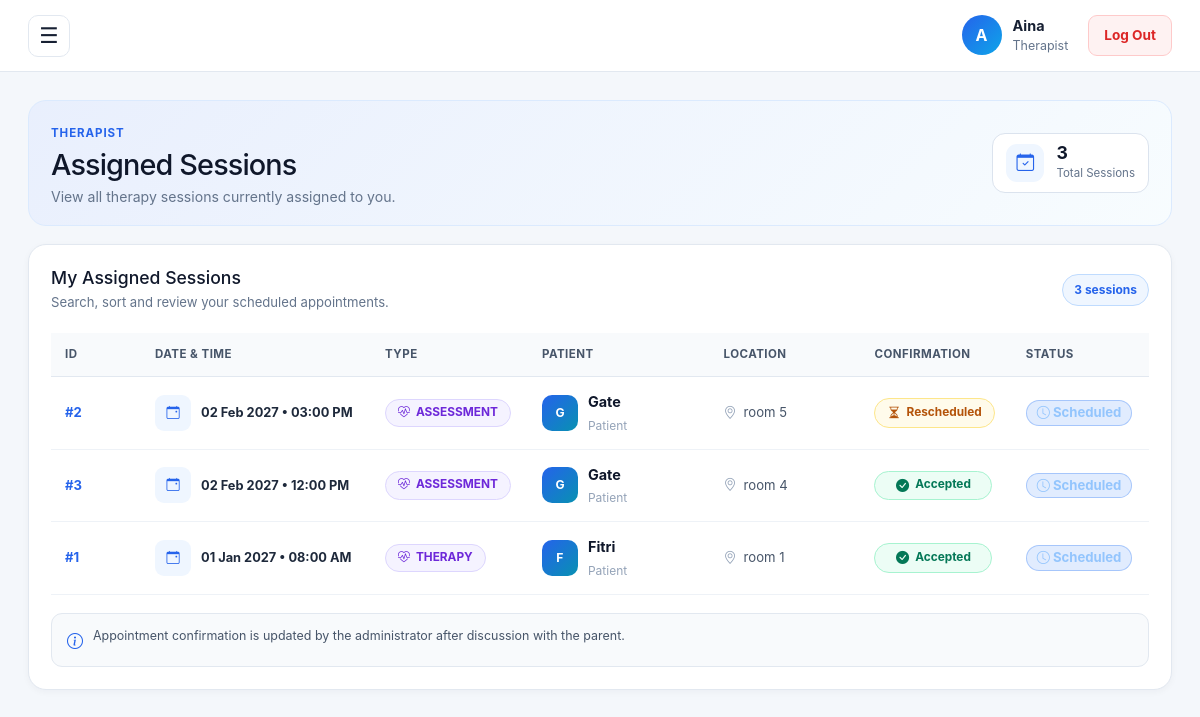
Before: /therapist/sessions (signed in) with the older database file.
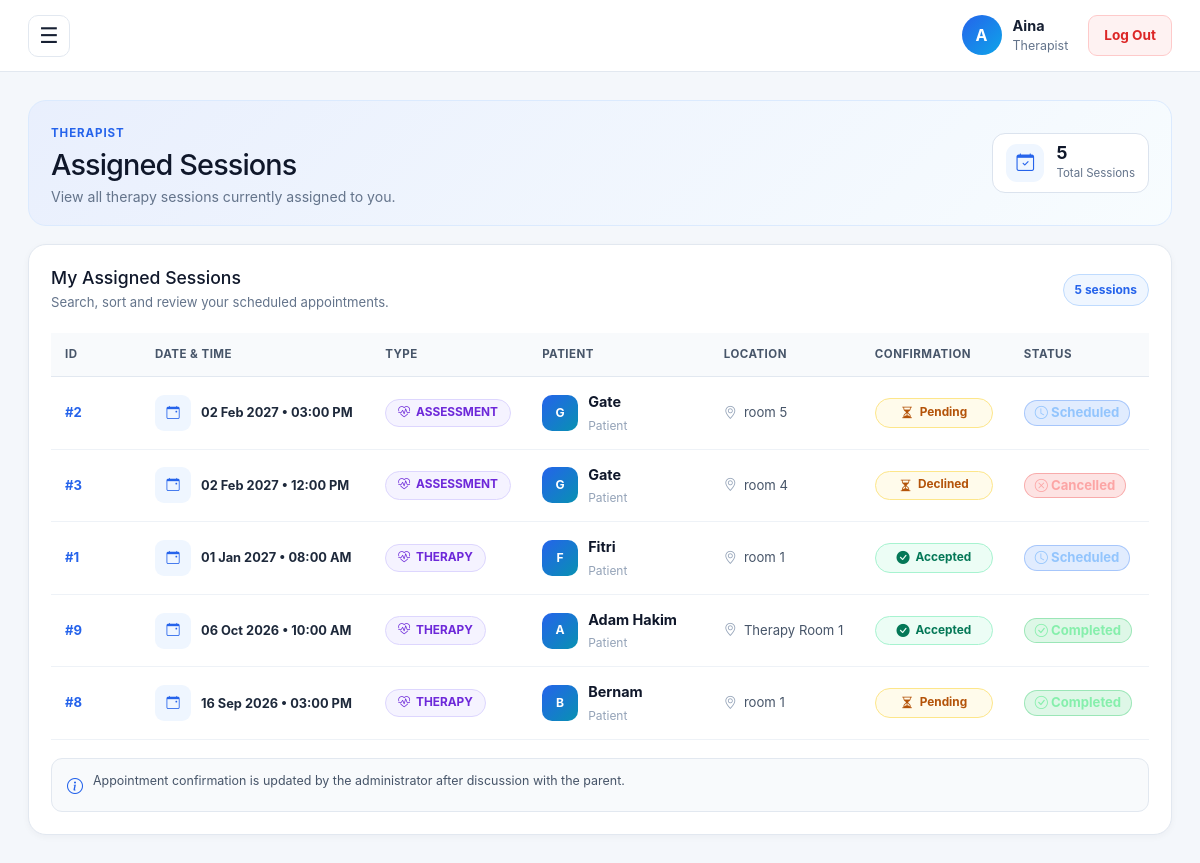
After: the same page with the newer database file.
### tables this page shows
CREATE TABLE appointments (
        appointment_id INTEGER PRIMARY KEY AUTOINCREMENT,
        client_id INTEGER NOT NULL,
        therapist_user_id INTEGER NOT NULL,
        appointment_type TEXT NOT NULL CHECK(appointment_type IN ('THERAPY','ASSESSMENT')) DEFAULT 'THERAPY',
        date_time TEXT NOT NULL,
        location TEXT,
        status TEXT NOT NULL CHECK(status IN ('Scheduled','Cancelled','Completed')) DEFAULT 'Scheduled',
        notes TEXT,

        confirmation_status TEXT NOT NULL
            CHECK(confirmation_status IN ('Pending','Accepted','Declined','Rescheduled'))
            DEFAULT 'Pending',
        update_note TEXT,
        last_updated_at TEXT,

        FOREIGN KEY(client_id) REFERENCES clients(client_id),
        FOREIGN KEY(therapist_user_id) REFERENCES users(user_id)
    );

CREATE TABLE "clients" (
                client_id INTEGER PRIMARY KEY AUTOINCREMENT,

                parent_user_id INTEGER,
                patient_user_id INTEGER,

                full_name TEXT NOT NULL,
                date_of_birth TEXT,
                gender TEXT,
                diagnosis TEXT,
                created_at TEXT,

                FOREIGN KEY(parent_user_id)
                    REFERENCES users(user_id),

                FOREIGN KEY(patient_user_id)
                    REFERENCES users(user_id)
            );

### app.py (the view)
@app.get("/therapist/sessions")
@login_required(roles=["THERAPIST"])
def therapist_sessions():
    therapist_id = session["user"]["user_id"]
    db = get_db()
    sessions = db.execute("""
        SELECT
            a.appointment_id,
            a.date_time,
            a.appointment_type,
            a.status,
            a.location,
            a.confirmation_status,
            c.full_name AS client_name
        FROM appointments a
        JOIN clients c
            ON c.client_id = a.client_id
        WHERE a.therapist_user_id = ?
        ORDER BY a.date_time DESC
    """, (therapist_id,)).fetchall()
    return render_template(
        "therapist_sessions.html",
        sessions=sessions
    )

### app.py (called while the page is built)
def get_db():
    if "db" not in g:
        g.db = sqlite3.connect(DB_PATH)
        g.db.row_factory = sqlite3.Row
    return g.db

def format_datetime(value):
    if not value:
        return "-"
    for fmt in ("%Y-%m-%d %H:%M:%S", "%Y-%m-%d %H:%M"):
        try:
            return datetime.strptime(
                value,
                fmt
            ).strftime("%d %b %Y • %I:%M %p")
        except ValueError:
            pass
    return value

def login_required(roles=None):
    def decorator(fn):
        @wraps(fn)
        def wrapper(*args, **kwargs):
            user = session.get("user")
            if not user:
                flash("Please log in first.", "error")
                return redirect(url_for("home"))
            if roles and user.get("role") not in roles:
                abort(403)
            return fn(*args, **kwargs)
        return wrapper
    return decorator

### templates/therapist_sessions.html (shortened to what this page needs)
{% extends "base.html" %}
{% block content %}
<section class="page-header-modern">
  <div>
    <span class="page-eyebrow">Therapist</span>
    <h1>Assigned Sessions</h1>
    <p>
      View all therapy sessions currently assigned to you.
    </p>
  </div>
  <div class="page-header-summary">
    <i class="bi bi-calendar-check"></i>
    <div>
      <strong>{{ sessions | length }}</strong>
      <span>Total Sessions</span>
    </div>
  </div>
</section>
<section class="table-card">
  <div class="table-card-header">
    <div>
      <h2>My Assigned Sessions</h2>
      <p>
        Search, sort and review your scheduled appointments.
      </p>
    </div>
    <span class="table-count">
      {{ sessions | length }} sessions
    </span>
  </div>
  {% if sessions %}
    <div class="table-responsive">
      <table
        id="sessionsTable"
        class="table table-hover align-middle modern-data-table"
        style="width: 100%;"
      >
        <thead>
          <tr>
            <th>ID</th>
            <th>Date &amp; Time</th>
            <th>Type</th>
            <th>Patient</th>
            <th>Location</th>
            <th>Confirmation</th>
            <th>Status</th>
          </tr>
        </thead>
        <tbody>
          {% for s in sessions %}
            <tr>
              <td data-order="{{ s.appointment_id }}">
                <span class="appointment-id">
                  #{{ s.appointment_id }}
                </span>
              </td>
              <td data-order="{{ s.date_time }}">
                <div class="session-date-cell">
                  <span class="session-date-icon">
                    <i class="bi bi-calendar-event"></i>
                  </span>
                  <div>
                    <strong>
                      {{ s.date_time | datetime }}
                    </strong>
                  </div>
                </div>
              </td>
              <td>
                <span class="session-type-badge">
                  <i class="bi bi-heart-pulse"></i>
                  {{ s.appointment_type }}
                </span>
              </td>
              <td>
                <div class="table-person">
                  <span class="table-avatar">
                    {{ s.client_name[0] | upper }}
                  </span>
                  <div>
                    <strong>
                      {{ s.client_name | title }}
                    </strong>
                    <small>
                      Patient
                    </small>
                  </div>
                </div>
              </td>
              <td>
                <div class="location-cell">
                  <i class="bi bi-geo-alt"></i>
                  <span>
                    {{ s.location or "-" }}
                  </span>
                </div>
              </td>
              <td>
                {% set confirmation =
                  s.confirmation_status or "Pending"
                %}
                {% if confirmation == "Confirmed" %}
                  <span class="confirmation-badge confirmation-confirmed">
                    <i class="bi bi-check-circle-fill"></i>
                    Confirmed
                  </span>
                {% elif confirmation == "Accepted" %}
                  <span class="confirmation-badge confirmation-accepted">
                    <i class="bi bi-check-circle-fill"></i>
                    Accepted
                  </span>
                {% elif confirmation == "Rejected" %}
                  <span class="confirmation-badge confirmation-rejected">
                    <i class="bi bi-x-circle-fill"></i>
                    Rejected
                  </span>
                 {% elif confirmation == "Rescheduled" %}
                  <span class="confirmation-badge confirmation-rescheduled">
                    <i class="bi bi-hourglass-split"></i>
                    Rescheduled
                  </span>
                {% elif confirmation == "Cancelled" %}
                  <span class="confirmation-badge confirmation-rejected">
                    <i class="bi bi-x-circle-fill"></i>
                    Cancelled
                  </span>
                {% else %}
                  <span class="confirmation-badge confirmation-pending">
                    <i class="bi bi-hourglass-split"></i>
                    {{ confirmation }}
                  </span>
                {% endif %}
              </td>
              <td>
                {% if s.status == "Completed" %}
                  <span class="status-badge status-completed">
                    <i class="bi bi-check-circle"></i>
                    Completed
                  </span>
                {% elif s.status == "Cancelled" %}
                  <span class="status-badge status-cancelled">
                    <i class="bi bi-x-circle"></i>
                    Cancelled
                  </span>
                {% elif s.status == "No Show" %}
                  <span class="status-badge status-no-show">
                    <i class="bi bi-person-x"></i>
                    No Show
                  </span>
                {% else %}
                  <span class="status-badge status-scheduled">
                    <i class="bi bi-clock"></i>
                    {{ s.status }}
                  </span>
                {% endif %}
              </td>
            </tr>
          {% endfor %}
        </tbody>
      </table>
    </div>
  {% endif %}
  <div class="table-information-note">
    <i class="bi bi-info-circle"></i>
    <p>
      Appointment confirmation is updated by the administrator
      after discussion with the parent.
    </p>
  </div>
</section>
{% endblock %}

### templates/base.html (shortened to what this page needs)
<!DOCTYPE html>
<html lang="en">
<head>
<link
  href="https://cdn.jsdelivr.net/npm/bootstrap@5.3.8/dist/css/bootstrap.min.css"
  rel="stylesheet"
>
<link
  href="https://cdn.datatables.net/2.3.4/css/dataTables.bootstrap5.min.css"
  rel="stylesheet"
>
<link
  href="https://cdn.datatables.net/responsive/3.0.7/css/responsive.bootstrap5.min.css"
  rel="stylesheet"
>
<link
  href="https://cdn.jsdelivr.net/npm/bootstrap-icons@1.13.1/font/bootstrap-icons.min.css"
  rel="stylesheet"
>
<link
  href="https://cdn.jsdelivr.net/npm/select2@4.1.0-rc.0/dist/css/select2.min.css"
  rel="stylesheet"
>
<link
  rel="stylesheet"
  href="{{ url_for('static', filename='style.css') }}"
>
</head>
<body class="{% if session.get('user') %}app-body{% else %}public-body{% endif %}">
  {% if session.get("user") %}
    <header class="modern-topbar">
      <div class="modern-topbar-left">
        <button
          type="button"
          id="menuButton"
          class="modern-menu-button"
          aria-label="Open navigation menu"
          aria-controls="sidebar"
          aria-expanded="false"
        >
          &#9776;
        </button>
      </div>
      <div class="modern-topbar-right">
        <div class="modern-user-info">
          <div class="modern-user-avatar">
            {{ session["user"]["full_name"][0] | upper }}
          </div>
          <div class="modern-user-details">
            <strong>
              {{ session["user"]["full_name"] | title }}
            </strong>
            <span>
              {{ session["user"]["role"] | title }}
            </span>
          </div>
        </div>
        <a
          href="{{ url_for('logout') }}"
          class="modern-logout-button"
        >
          Log Out
        </a>
      </div>
    </header>
  {% endif %}
  <main class="{% if session.get('user') %}modern-app-content{% else %}modern-public-content{% endif %}">
    <div class="modern-page-container">
      {% block content %}{% endblock %}
    </div>
  </main>
</body>
</html>

Changed rows visible on the page:
changed appointments "room 5": confirmation_status (not shown) → "Pending"; no longer shows "Rescheduled"
changed appointments "room 4": confirmation_status (not shown) → "Declined"; status "Scheduled" → (not shown)
added appointments: appointment_id "9", date_time "06 Oct 2026 • 10:00 AM", appointment_type "THERAPY", full_name "A", client_name "Adam Hakim", location "Therapy Room 1", confirmation_status "Accepted" (drawn), status "Completed" (drawn)
added appointments: appointment_id "8", date_time "16 Sep 2026 • 03:00 PM", appointment_type "THERAPY", full_name "B", client_name "Bernam", location "room 1", confirmation_status "Pending", status "Completed" (drawn)
Other visible differences:
{{ sessions | length }}: "3" → "5"
